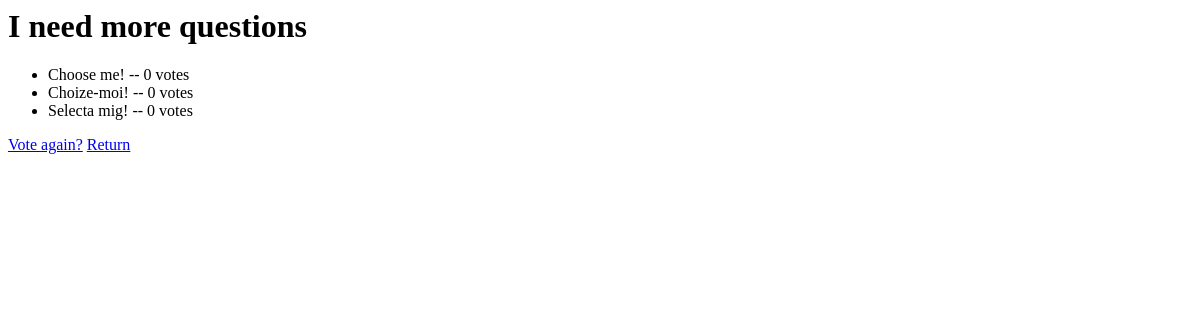
/polls/6/results/, run on an earlier commit of the app's database.
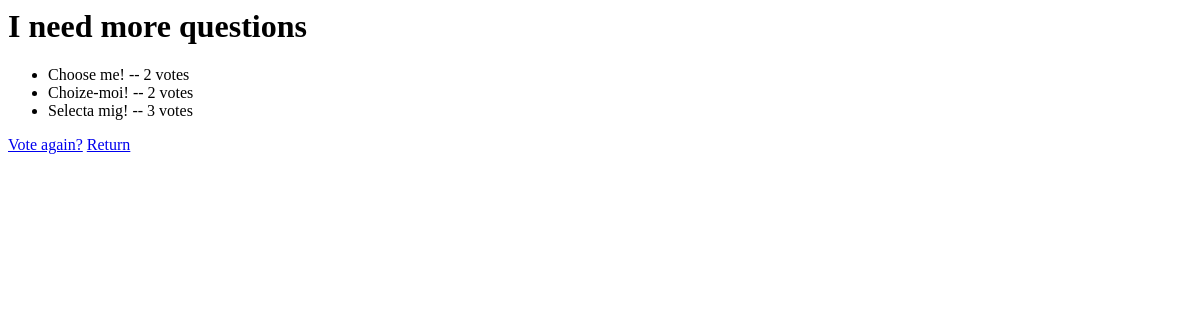
And on a later commit of the database.
### polls/models.py (models this page shows, shortened)
class Choice(models.Model):
    question = models.ForeignKey(Question)
    choice_text = models.CharField(max_length=200)
    votes = models.IntegerField(default=0)

### polls/views.py (the view)
# urls.py: url(r'^(?P<pk>\d+)/results/$', views.ResultsView.as_view(), name='results'),
class ResultsView(generic.DetailView):
    model = Question
    template_name = 'polls/results.html'

### polls/templates/polls/results.html
<h1>{{ question.question_text }}</h1>
<ul>
{% for choice in question.choice_set.all %}
    <li>{{ choice.choice_text}} -- {{ choice.votes }} vote{{ choice.votes|pluralize }}</li>
{% endfor %}
</ul>
<a href="{% url 'polls:detail' question.id %}">Vote again?</a>
<a href="{% url 'polls:index' %}">Return</a>

What changed in the data, as far as the page shows it:
changed Choice "Choose me!": votes "0" → "2"
changed Choice "Choize-moi!": votes "0" → "2"
changed Choice "Selecta mig!": votes "0" → "3"
